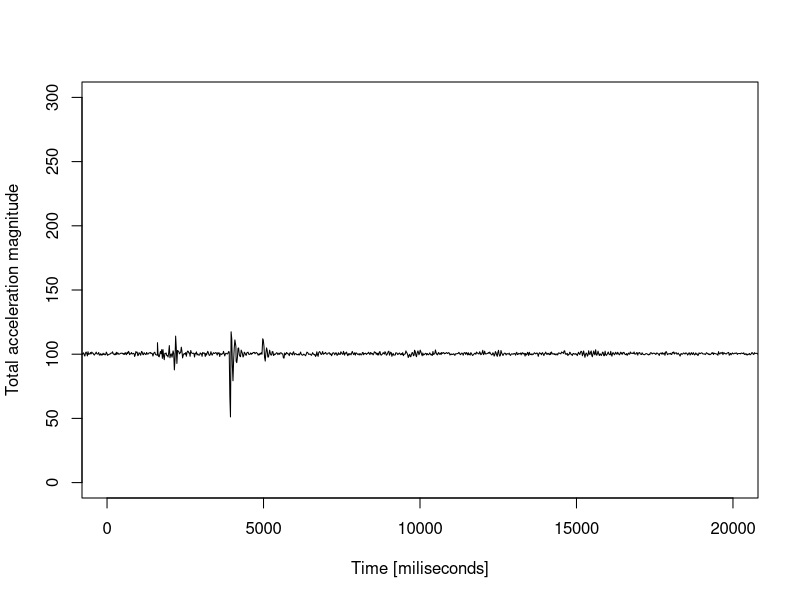
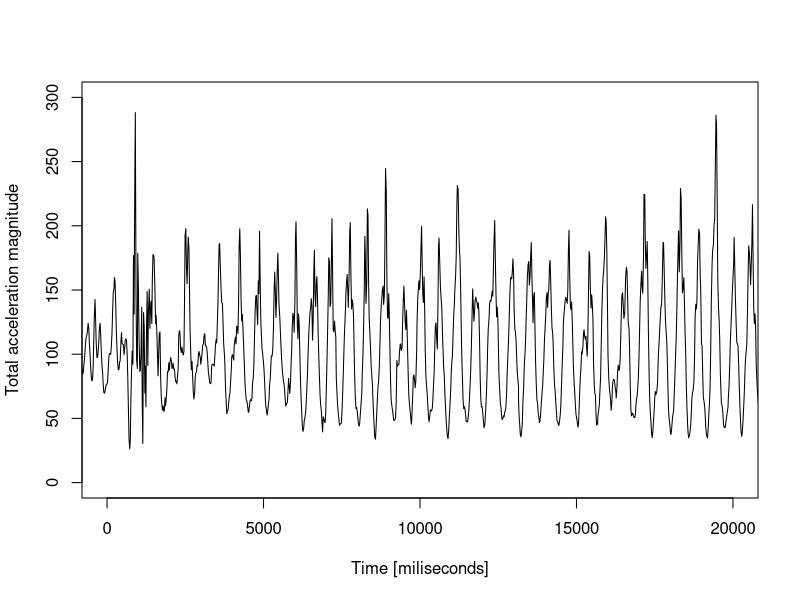
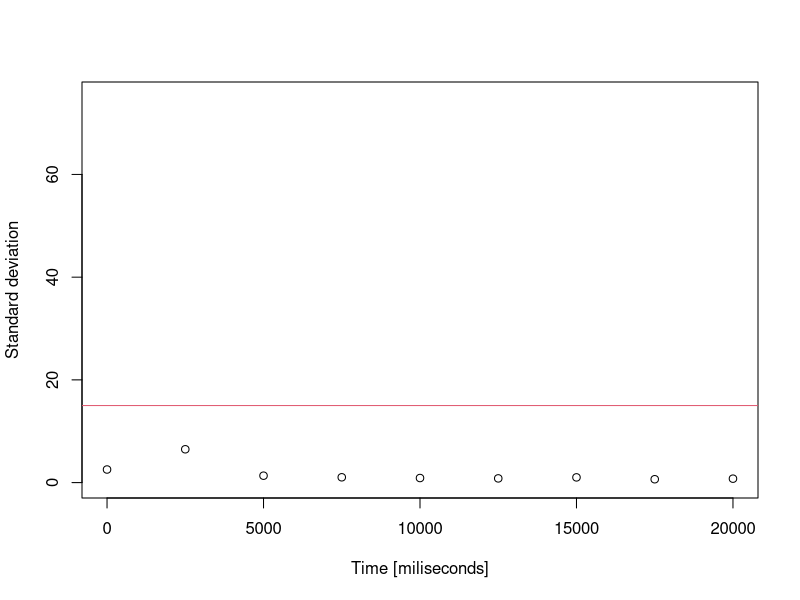
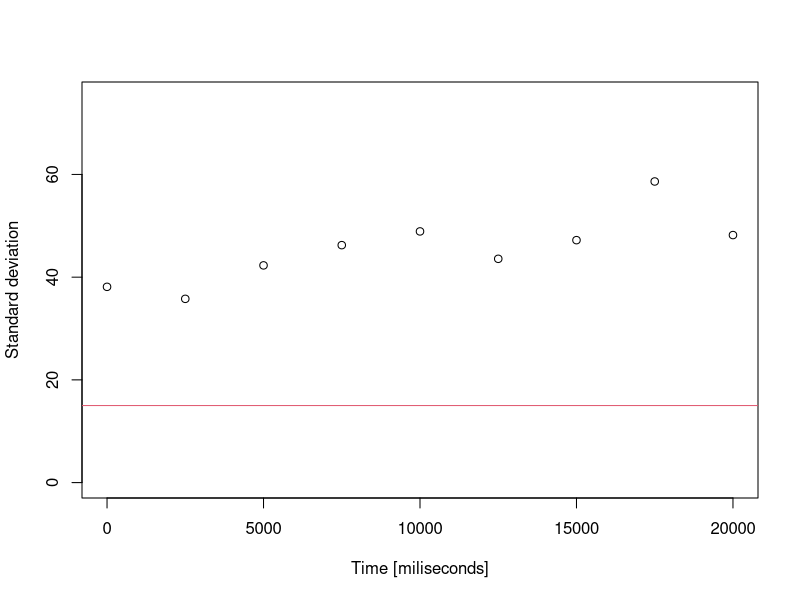

Generate these figures, in order, with R:
setwd("/Users/mk74/src/locy/machine_learning/movement_detection/")
trainDataInPlace <- read.csv("inPlace.csv", header = TRUE, stringsAsFactors = FALSE, sep="\t")
trainDataMoving <- read.csv("moving.csv", header = TRUE, stringsAsFactors = FALSE, sep="\t")


#plotting graphs for the report:
#compare walking and not walking
#10 seconds since 20th second the program is running
trainDataMoving$Time <- trainDataMoving$Time - trainDataMoving$Time[1] 
trainDataInPlace$Time <- trainDataInPlace$Time - trainDataInPlace$Time[1]
window_size <- 2500
threshold <- 15
offset <- 10000 

#total magnitude
plot(trainDataInPlace$Time -offset, trainDataInPlace$Value, type='l',
     xlim=c(0, 20000), ylim = c (0, 300),
     xlab="Time [miliseconds]",ylab="Total acceleration magnitude")
plot(trainDataMoving$Time - offset, trainDataMoving$Value, type='l',
     xlim=c(0, 20000), ylim = c(0,300),
     xlab="Time [miliseconds]",ylab="Total acceleration magnitude")

#helper function to calculate standard deviation over data
calc_stddevs <-function(localdata){
  #cat("window_nr", "standard deviation", "amplitude", '\n')
  stddevs <- data.frame(Time = numeric(0), Value = numeric(0))
  for(i in 1:(max(localdata$Time)/window_size)) {
    tmpaccdata <- subset(localdata, Time>i*window_size & Time< (i+1)*window_size)
    if(nrow(tmpaccdata)>0){
      stddevs[i,] <- c(i*window_size, sd(tmpaccdata$Value))
    }
  }
  stddevs
}

#standard deviation of total magnitude over 2.5 seconds sampling windows
stddevsInPlace = calc_stddevs(trainDataInPlace)
plot(stddevsInPlace$Time - offset, stddevsInPlace$Value,
     xlim=c(0, 20000), ylim = c (0, 75),
     xlab="Time [miliseconds]",ylab="Standard deviation")
abline(h = threshold, col = 2)

stddevsMoving = calc_stddevs(trainDataMoving)
plot(stddevsMoving$Time - offset, stddevsMoving$Value,
     xlim=c(0, 20000), ylim = c (0, 75),
     xlab="Time [miliseconds]",ylab="Standard deviation")
abline(h = threshold, col = 2)
